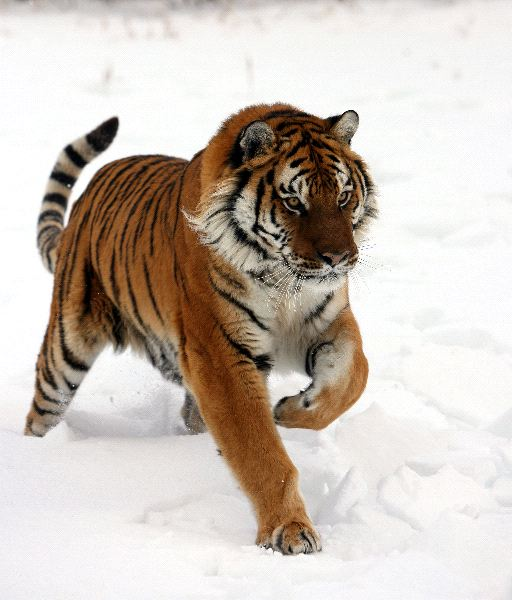
%> input picture Edge Base Segmentation/tiger.jpg, 512 x 600 px
$ octave EdgeBaseSegmentation.m   (GNU Octave 9; MATLAB toolbox functions it lacks are replaced by stand-ins)
%> lines starting %> are read from the running program, lines starting %| are printed output that depends on the picture; in (x1, y1, x2, y2) boxes, pixels count from 0 and x2, y2 are one past the last pixel; in counts of white or black regions, pixels touching at a corner belong together; the program's own positions count from 1

%%
%
%  Nishikanto Sarkar
%  Reg No. 2012331071
%
%% Edge base Segmentation
% Detecting a Object Using edge base Image Segmentation

%%
% _Read image from the link_
I = imread('F:\Matlab\Matlab Works\Edge Base Segmentation\tiger.jpg');
%> I is the input picture: size 600x512x3 uint8; mean R, G, B 204, 194, 185.4
J = I;
figure, imshow(I), title('original image');
I = rgb2gray(I); %convert rgb to gray
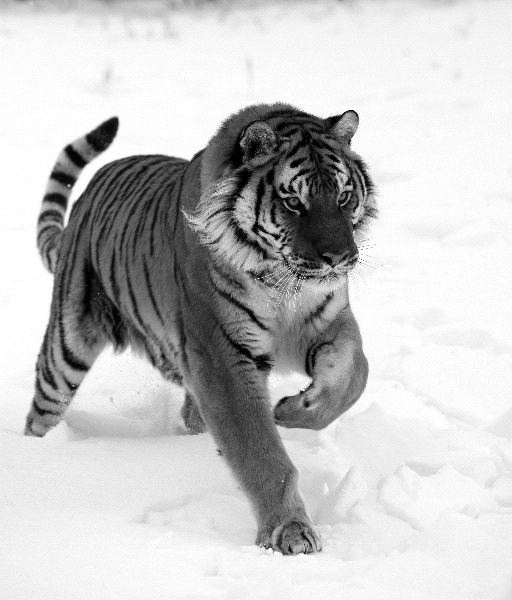
%> I: size 600x512 uint8; min 0, max 255, mean 196

%%
% Here we use 'Roberts' operator to calculate the threshold value. We then
% tune the threshold value and use again to obtain a binary mask that
% contains the segmented object.
[~, threshold] = edge(I, 'Roberts');
%> threshold = 0.101
fudgeFactor = .4;
BWs = edge(I,'Roberts', threshold*fudgeFactor);
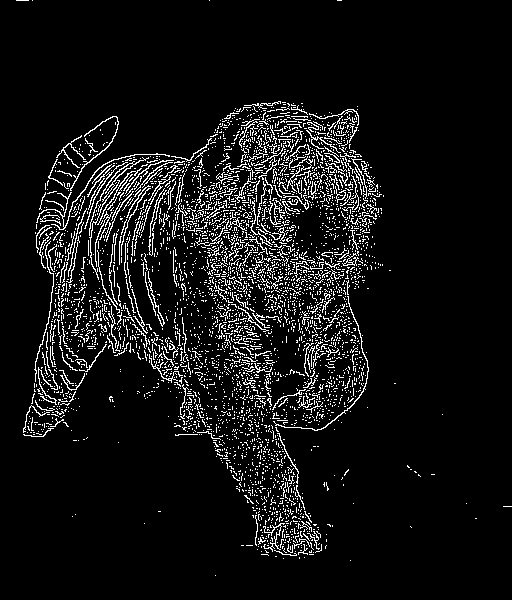
%> BWs: size 600x512 logical; 7.6% white in thin lines or dots
figure, imshow(BWs), title('binary gradient mask');

%%
% Compared to the orginal image, in binary gradient mask has gaps in lines
% surrounding the object in the gradient mask. These linear gaps will
% disapper if the sobel image is dilated using liner stucturing elements.
% This linear structuring elements can create with the strel function.
se90 = strel('line', 3, 90);
se0 = strel('line', 3, 0);

% Here we use imdilate function for dilating the binary gradient mask.
BWsdil = imdilate(BWs, [se90 se0]);
%> BWsdil: size 600x512 logical; 25.1% white; 113 white regions (84 under 20 px), largest, box (x1, y1, x2, y2) and area: (22, 100, 385, 560) 75241, (143, 390, 156, 400) 73, (406, 464, 422, 478) 68
figure, imshow(BWsdil), title('dilated gradient mask');

%% Fill Interior Gaps
% We use imfill to fill interior gaps
BWdfill = imfill(BWsdil, 'holes');
%> BWdfill: size 600x512 logical; 32.6% white; 53 white regions (37 under 20 px), largest, box (x1, y1, x2, y2) and area: (22, 100, 385, 560) 99236, (143, 390, 156, 400) 75, (406, 464, 422, 478) 68
figure, imshow(BWdfill);
title('binary image with filled holes');

%% Remove Connected Objects on Border
% If there is object that connected to the border and that is not our
% object then we can remove it by using imclearborder function. The
% connectivity in the imclearborder function was set to 4 to remove
% diagonal connections.
BWnobord = imclearborder(BWdfill, 4);
figure, imshow(BWnobord), title('cleared border image');

%%
% imerode function is use to make the segmented object look natural.
% the image is eroding twice with a diamond structuring element and that is
% created by strel function.
seD = strel('diamond',2);
BWfinal = imerode(BWnobord,seD);
%> BWfinal: size 600x512 logical; 30.9% white; 13 white regions (12 under 20 px), largest, box (x1, y1, x2, y2) and area: (24, 102, 381, 555) 94915
BWfinal = imerode(BWfinal,seD);
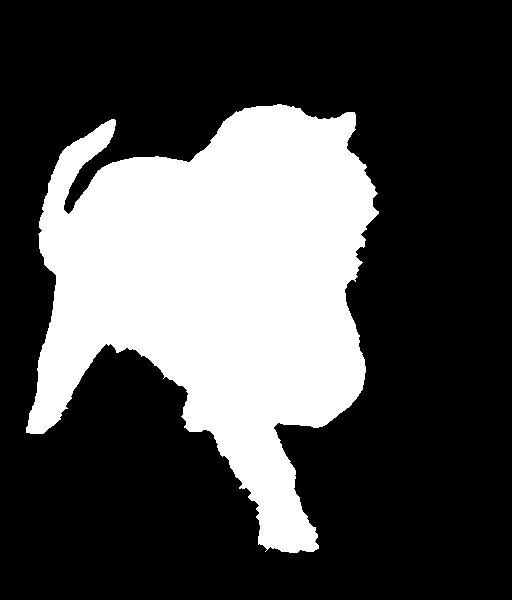
%> BWfinal: size 600x512 logical; 29.7% white; 1 white region, box (x1, y1, x2, y2) and area: (26, 104, 379, 553) 91344
figure, imshow(BWfinal), title('segmented image');

%%
% Here i display a yellow line in the original image for mark the object
% that we detected.
BWoutline = bwperim(BWfinal);
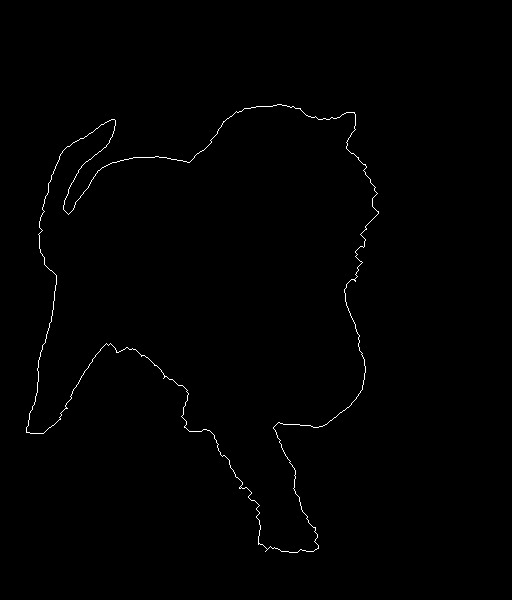
%> BWoutline: size 600x512 logical; 0.56% white in thin lines or dots, all inside (x1, y1, x2, y2) = (26, 104, 379, 553)
SegoutR = J(:,:,1);
SegoutG = J(:,:,2);
SegoutB = J(:,:,3);

%now set yellow, [255 255 0]
SegoutR(BWoutline) = 255;
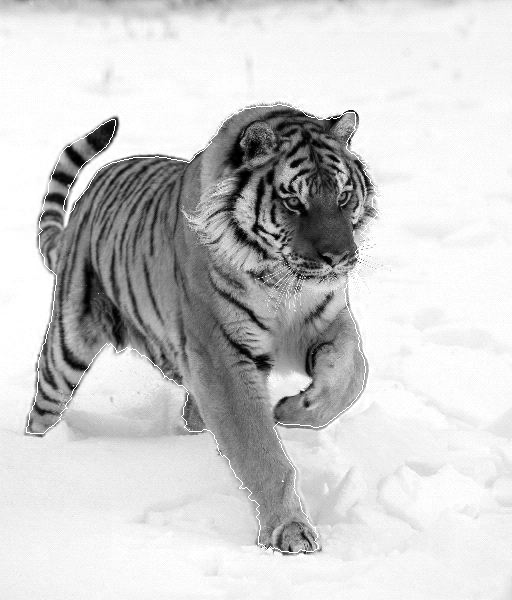
%> SegoutR: size 600x512 uint8; min 0, max 255, mean 204.6
SegoutG(BWoutline) = 255;
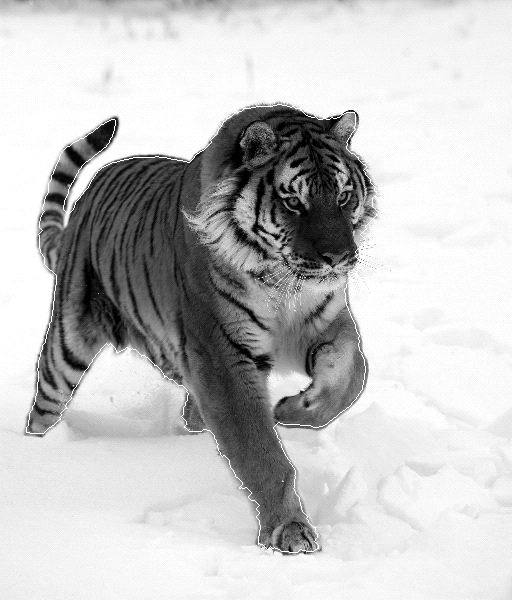
%> SegoutG: size 600x512 uint8; min 0, max 255, mean 194.8
SegoutB(BWoutline) = 0;
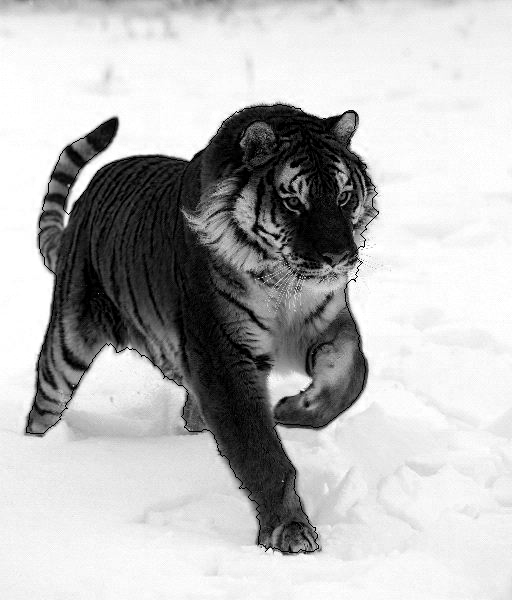
%> SegoutB: size 600x512 uint8; min 0, max 255, mean 184.8
SegoutRGB = cat(3, SegoutR, SegoutG, SegoutB);
figure, imshow(SegoutRGB), title('outlined original image');
